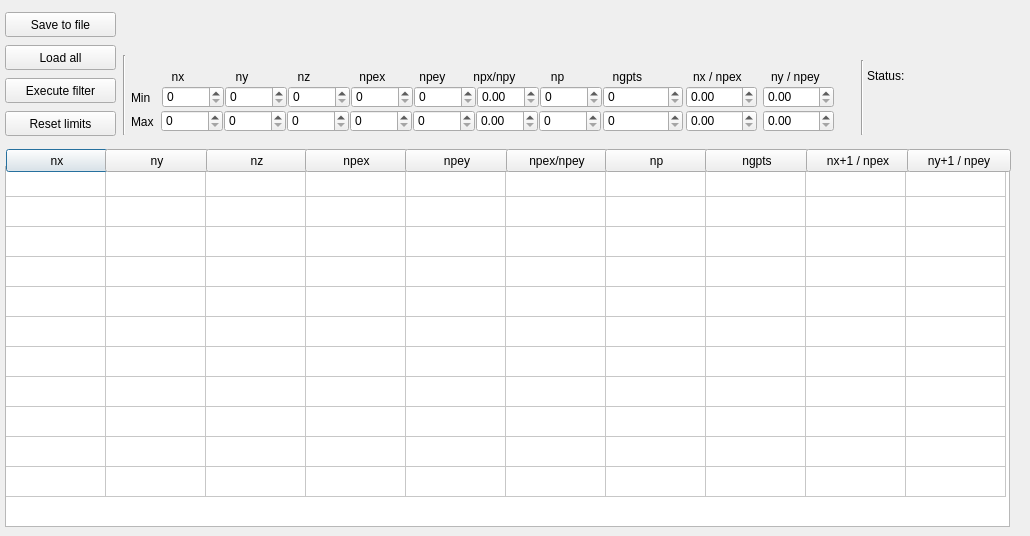
<?xml version="1.0" encoding="UTF-8"?>
<ui version="4.0">
 <class>Dialog</class>
 <widget class="QDialog" name="Dialog">
  <property name="geometry">
   <rect>
    <x>0</x>
    <y>0</y>
    <width>1030</width>
    <height>536</height>
   </rect>
  </property>
  <property name="windowTitle">
   <string>Dialog</string>
  </property>
  <widget class="QTableWidget" name="tableWidget">
   <property name="geometry">
    <rect>
     <x>5</x>
     <y>166</y>
     <width>1005</width>
     <height>361</height>
    </rect>
   </property>
   <property name="sizePolicy">
    <sizepolicy hsizetype="Fixed" vsizetype="Expanding">
     <horstretch>0</horstretch>
     <verstretch>0</verstretch>
    </sizepolicy>
   </property>
   <property name="acceptDrops">
    <bool>false</bool>
   </property>
   <property name="horizontalScrollBarPolicy">
    <enum>Qt::ScrollBarAlwaysOff</enum>
   </property>
   <property name="autoScroll">
    <bool>true</bool>
   </property>
   <property name="editTriggers">
    <set>QAbstractItemView::NoEditTriggers</set>
   </property>
   <property name="dragEnabled">
    <bool>false</bool>
   </property>
   <property name="dragDropOverwriteMode">
    <bool>false</bool>
   </property>
   <property name="selectionMode">
    <enum>QAbstractItemView::MultiSelection</enum>
   </property>
   <property name="selectionBehavior">
    <enum>QAbstractItemView::SelectRows</enum>
   </property>
   <property name="sortingEnabled">
    <bool>false</bool>
   </property>
   <property name="rowCount">
    <number>11</number>
   </property>
   <property name="columnCount">
    <number>10</number>
   </property>
   <attribute name="horizontalHeaderVisible">
    <bool>false</bool>
   </attribute>
   <attribute name="horizontalHeaderShowSortIndicator" stdset="0">
    <bool>true</bool>
   </attribute>
   <attribute name="verticalHeaderVisible">
    <bool>false</bool>
   </attribute>
   <row>
    <property name="text">
     <string>1</string>
    </property>
   </row>
   <row>
    <property name="text">
     <string>11</string>
    </property>
   </row>
   <row>
    <property name="text">
     <string>10</string>
    </property>
   </row>
   <row>
    <property name="text">
     <string>9</string>
    </property>
   </row>
   <row>
    <property name="text">
     <string>8</string>
    </property>
   </row>
   <row>
    <property name="text">
     <string>3</string>
    </property>
   </row>
   <row>
    <property name="text">
     <string>4</string>
    </property>
   </row>
   <row>
    <property name="text">
     <string>5</string>
    </property>
   </row>
   <row>
    <property name="text">
     <string>6</string>
    </property>
   </row>
   <row>
    <property name="text">
     <string>7</string>
    </property>
   </row>
   <row/>
   <column>
    <property name="text">
     <string/>
    </property>
   </column>
   <column>
    <property name="text">
     <string/>
    </property>
   </column>
   <column>
    <property name="text">
     <string/>
    </property>
   </column>
   <column>
    <property name="text">
     <string/>
    </property>
   </column>
   <column>
    <property name="text">
     <string/>
    </property>
   </column>
   <column>
    <property name="text">
     <string/>
    </property>
   </column>
   <column>
    <property name="text">
     <string/>
    </property>
   </column>
   <column>
    <property name="text">
     <string/>
    </property>
   </column>
   <column/>
   <column/>
  </widget>
  <widget class="Line" name="line">
   <property name="geometry">
    <rect>
     <x>847</x>
     <y>60</y>
     <width>30</width>
     <height>75</height>
    </rect>
   </property>
   <property name="orientation">
    <enum>Qt::Vertical</enum>
   </property>
  </widget>
  <widget class="QLabel" name="label_11">
   <property name="geometry">
    <rect>
     <x>867</x>
     <y>52</y>
     <width>131</width>
     <height>17</height>
    </rect>
   </property>
   <property name="text">
    <string/>
   </property>
  </widget>
  <widget class="QSpinBox" name="nx_max">
   <property name="geometry">
    <rect>
     <x>161</x>
     <y>110</y>
     <width>62</width>
     <height>22</height>
    </rect>
   </property>
   <property name="sizePolicy">
    <sizepolicy hsizetype="Fixed" vsizetype="Fixed">
     <horstretch>0</horstretch>
     <verstretch>0</verstretch>
    </sizepolicy>
   </property>
   <property name="minimumSize">
    <size>
     <width>62</width>
     <height>22</height>
    </size>
   </property>
   <property name="maximumSize">
    <size>
     <width>62</width>
     <height>22</height>
    </size>
   </property>
   <property name="correctionMode">
    <enum>QAbstractSpinBox::CorrectToNearestValue</enum>
   </property>
   <property name="maximum">
    <number>99999</number>
   </property>
  </widget>
  <widget class="QSpinBox" name="ny_max">
   <property name="geometry">
    <rect>
     <x>224</x>
     <y>110</y>
     <width>62</width>
     <height>22</height>
    </rect>
   </property>
   <property name="sizePolicy">
    <sizepolicy hsizetype="Fixed" vsizetype="Fixed">
     <horstretch>0</horstretch>
     <verstretch>0</verstretch>
    </sizepolicy>
   </property>
   <property name="minimumSize">
    <size>
     <width>62</width>
     <height>22</height>
    </size>
   </property>
   <property name="maximumSize">
    <size>
     <width>62</width>
     <height>22</height>
    </size>
   </property>
   <property name="correctionMode">
    <enum>QAbstractSpinBox::CorrectToNearestValue</enum>
   </property>
   <property name="maximum">
    <number>99999</number>
   </property>
  </widget>
  <widget class="QSpinBox" name="nz_max">
   <property name="geometry">
    <rect>
     <x>287</x>
     <y>110</y>
     <width>62</width>
     <height>22</height>
    </rect>
   </property>
   <property name="sizePolicy">
    <sizepolicy hsizetype="Fixed" vsizetype="Fixed">
     <horstretch>0</horstretch>
     <verstretch>0</verstretch>
    </sizepolicy>
   </property>
   <property name="minimumSize">
    <size>
     <width>62</width>
     <height>22</height>
    </size>
   </property>
   <property name="maximumSize">
    <size>
     <width>62</width>
     <height>22</height>
    </size>
   </property>
   <property name="correctionMode">
    <enum>QAbstractSpinBox::CorrectToNearestValue</enum>
   </property>
   <property name="maximum">
    <number>99999</number>
   </property>
  </widget>
  <widget class="QSpinBox" name="npex_max">
   <property name="geometry">
    <rect>
     <x>350</x>
     <y>110</y>
     <width>62</width>
     <height>22</height>
    </rect>
   </property>
   <property name="sizePolicy">
    <sizepolicy hsizetype="Fixed" vsizetype="Fixed">
     <horstretch>0</horstretch>
     <verstretch>0</verstretch>
    </sizepolicy>
   </property>
   <property name="minimumSize">
    <size>
     <width>62</width>
     <height>22</height>
    </size>
   </property>
   <property name="maximumSize">
    <size>
     <width>62</width>
     <height>22</height>
    </size>
   </property>
   <property name="correctionMode">
    <enum>QAbstractSpinBox::CorrectToNearestValue</enum>
   </property>
   <property name="maximum">
    <number>99999</number>
   </property>
  </widget>
  <widget class="QSpinBox" name="npey_max">
   <property name="geometry">
    <rect>
     <x>413</x>
     <y>110</y>
     <width>62</width>
     <height>22</height>
    </rect>
   </property>
   <property name="sizePolicy">
    <sizepolicy hsizetype="Fixed" vsizetype="Fixed">
     <horstretch>0</horstretch>
     <verstretch>0</verstretch>
    </sizepolicy>
   </property>
   <property name="minimumSize">
    <size>
     <width>62</width>
     <height>22</height>
    </size>
   </property>
   <property name="maximumSize">
    <size>
     <width>62</width>
     <height>22</height>
    </size>
   </property>
   <property name="correctionMode">
    <enum>QAbstractSpinBox::CorrectToNearestValue</enum>
   </property>
   <property name="maximum">
    <number>99999</number>
   </property>
  </widget>
  <widget class="QDoubleSpinBox" name="npxnpy_max">
   <property name="geometry">
    <rect>
     <x>476</x>
     <y>110</y>
     <width>62</width>
     <height>22</height>
    </rect>
   </property>
   <property name="sizePolicy">
    <sizepolicy hsizetype="Fixed" vsizetype="Fixed">
     <horstretch>0</horstretch>
     <verstretch>0</verstretch>
    </sizepolicy>
   </property>
   <property name="minimumSize">
    <size>
     <width>62</width>
     <height>22</height>
    </size>
   </property>
   <property name="maximumSize">
    <size>
     <width>62</width>
     <height>22</height>
    </size>
   </property>
   <property name="correctionMode">
    <enum>QAbstractSpinBox::CorrectToNearestValue</enum>
   </property>
  </widget>
  <widget class="QSpinBox" name="np_max">
   <property name="geometry">
    <rect>
     <x>539</x>
     <y>110</y>
     <width>62</width>
     <height>22</height>
    </rect>
   </property>
   <property name="sizePolicy">
    <sizepolicy hsizetype="Fixed" vsizetype="Fixed">
     <horstretch>0</horstretch>
     <verstretch>0</verstretch>
    </sizepolicy>
   </property>
   <property name="minimumSize">
    <size>
     <width>62</width>
     <height>22</height>
    </size>
   </property>
   <property name="maximumSize">
    <size>
     <width>62</width>
     <height>22</height>
    </size>
   </property>
   <property name="correctionMode">
    <enum>QAbstractSpinBox::CorrectToNearestValue</enum>
   </property>
   <property name="maximum">
    <number>99999</number>
   </property>
  </widget>
  <widget class="QLabel" name="max_label">
   <property name="geometry">
    <rect>
     <x>131</x>
     <y>107</y>
     <width>47</width>
     <height>29</height>
    </rect>
   </property>
   <property name="text">
    <string>Max</string>
   </property>
  </widget>
  <widget class="QLabel" name="min_label">
   <property name="geometry">
    <rect>
     <x>131</x>
     <y>83</y>
     <width>48</width>
     <height>29</height>
    </rect>
   </property>
   <property name="text">
    <string>Min</string>
   </property>
  </widget>
  <widget class="QSpinBox" name="nx_min">
   <property name="geometry">
    <rect>
     <x>162</x>
     <y>86</y>
     <width>62</width>
     <height>22</height>
    </rect>
   </property>
   <property name="sizePolicy">
    <sizepolicy hsizetype="Fixed" vsizetype="Fixed">
     <horstretch>0</horstretch>
     <verstretch>0</verstretch>
    </sizepolicy>
   </property>
   <property name="minimumSize">
    <size>
     <width>62</width>
     <height>22</height>
    </size>
   </property>
   <property name="maximumSize">
    <size>
     <width>62</width>
     <height>22</height>
    </size>
   </property>
   <property name="correctionMode">
    <enum>QAbstractSpinBox::CorrectToNearestValue</enum>
   </property>
   <property name="maximum">
    <number>99999</number>
   </property>
  </widget>
  <widget class="QSpinBox" name="ny_min">
   <property name="geometry">
    <rect>
     <x>225</x>
     <y>86</y>
     <width>62</width>
     <height>22</height>
    </rect>
   </property>
   <property name="sizePolicy">
    <sizepolicy hsizetype="Fixed" vsizetype="Fixed">
     <horstretch>0</horstretch>
     <verstretch>0</verstretch>
    </sizepolicy>
   </property>
   <property name="minimumSize">
    <size>
     <width>62</width>
     <height>22</height>
    </size>
   </property>
   <property name="maximumSize">
    <size>
     <width>62</width>
     <height>22</height>
    </size>
   </property>
   <property name="correctionMode">
    <enum>QAbstractSpinBox::CorrectToNearestValue</enum>
   </property>
   <property name="maximum">
    <number>99999</number>
   </property>
  </widget>
  <widget class="QSpinBox" name="nz_min">
   <property name="geometry">
    <rect>
     <x>288</x>
     <y>86</y>
     <width>62</width>
     <height>22</height>
    </rect>
   </property>
   <property name="sizePolicy">
    <sizepolicy hsizetype="Fixed" vsizetype="Fixed">
     <horstretch>0</horstretch>
     <verstretch>0</verstretch>
    </sizepolicy>
   </property>
   <property name="minimumSize">
    <size>
     <width>62</width>
     <height>22</height>
    </size>
   </property>
   <property name="maximumSize">
    <size>
     <width>62</width>
     <height>22</height>
    </size>
   </property>
   <property name="correctionMode">
    <enum>QAbstractSpinBox::CorrectToNearestValue</enum>
   </property>
   <property name="maximum">
    <number>99999</number>
   </property>
  </widget>
  <widget class="QSpinBox" name="npex_min">
   <property name="geometry">
    <rect>
     <x>351</x>
     <y>86</y>
     <width>62</width>
     <height>22</height>
    </rect>
   </property>
   <property name="sizePolicy">
    <sizepolicy hsizetype="Fixed" vsizetype="Fixed">
     <horstretch>0</horstretch>
     <verstretch>0</verstretch>
    </sizepolicy>
   </property>
   <property name="minimumSize">
    <size>
     <width>62</width>
     <height>22</height>
    </size>
   </property>
   <property name="maximumSize">
    <size>
     <width>62</width>
     <height>22</height>
    </size>
   </property>
   <property name="correctionMode">
    <enum>QAbstractSpinBox::CorrectToNearestValue</enum>
   </property>
   <property name="maximum">
    <number>99999</number>
   </property>
  </widget>
  <widget class="QSpinBox" name="npey_min">
   <property name="geometry">
    <rect>
     <x>414</x>
     <y>86</y>
     <width>62</width>
     <height>22</height>
    </rect>
   </property>
   <property name="sizePolicy">
    <sizepolicy hsizetype="Fixed" vsizetype="Fixed">
     <horstretch>0</horstretch>
     <verstretch>0</verstretch>
    </sizepolicy>
   </property>
   <property name="minimumSize">
    <size>
     <width>62</width>
     <height>22</height>
    </size>
   </property>
   <property name="maximumSize">
    <size>
     <width>62</width>
     <height>22</height>
    </size>
   </property>
   <property name="correctionMode">
    <enum>QAbstractSpinBox::CorrectToNearestValue</enum>
   </property>
   <property name="maximum">
    <number>99999</number>
   </property>
  </widget>
  <widget class="QDoubleSpinBox" name="npxnpy_min">
   <property name="geometry">
    <rect>
     <x>477</x>
     <y>86</y>
     <width>62</width>
     <height>22</height>
    </rect>
   </property>
   <property name="sizePolicy">
    <sizepolicy hsizetype="Fixed" vsizetype="Fixed">
     <horstretch>0</horstretch>
     <verstretch>0</verstretch>
    </sizepolicy>
   </property>
   <property name="minimumSize">
    <size>
     <width>62</width>
     <height>22</height>
    </size>
   </property>
   <property name="maximumSize">
    <size>
     <width>62</width>
     <height>22</height>
    </size>
   </property>
   <property name="correctionMode">
    <enum>QAbstractSpinBox::CorrectToNearestValue</enum>
   </property>
  </widget>
  <widget class="QSpinBox" name="np_min">
   <property name="geometry">
    <rect>
     <x>540</x>
     <y>86</y>
     <width>62</width>
     <height>22</height>
    </rect>
   </property>
   <property name="sizePolicy">
    <sizepolicy hsizetype="Fixed" vsizetype="Fixed">
     <horstretch>0</horstretch>
     <verstretch>0</verstretch>
    </sizepolicy>
   </property>
   <property name="minimumSize">
    <size>
     <width>62</width>
     <height>22</height>
    </size>
   </property>
   <property name="maximumSize">
    <size>
     <width>62</width>
     <height>22</height>
    </size>
   </property>
   <property name="correctionMode">
    <enum>QAbstractSpinBox::CorrectToNearestValue</enum>
   </property>
   <property name="maximum">
    <number>99999</number>
   </property>
  </widget>
  <widget class="QLabel" name="status_text">
   <property name="geometry">
    <rect>
     <x>867</x>
     <y>66</y>
     <width>61</width>
     <height>20</height>
    </rect>
   </property>
   <property name="text">
    <string>Status:</string>
   </property>
  </widget>
  <widget class="QLabel" name="calc_label">
   <property name="geometry">
    <rect>
     <x>867</x>
     <y>30</y>
     <width>131</width>
     <height>16</height>
    </rect>
   </property>
   <property name="text">
    <string/>
   </property>
  </widget>
  <widget class="Line" name="line_2">
   <property name="geometry">
    <rect>
     <x>120</x>
     <y>55</y>
     <width>8</width>
     <height>80</height>
    </rect>
   </property>
   <property name="orientation">
    <enum>Qt::Vertical</enum>
   </property>
  </widget>
  <widget class="QLabel" name="nx_label">
   <property name="geometry">
    <rect>
     <x>165</x>
     <y>67</y>
     <width>58</width>
     <height>19</height>
    </rect>
   </property>
   <property name="sizePolicy">
    <sizepolicy hsizetype="Fixed" vsizetype="Fixed">
     <horstretch>0</horstretch>
     <verstretch>0</verstretch>
    </sizepolicy>
   </property>
   <property name="minimumSize">
    <size>
     <width>57</width>
     <height>19</height>
    </size>
   </property>
   <property name="maximumSize">
    <size>
     <width>59</width>
     <height>19</height>
    </size>
   </property>
   <property name="text">
    <string>  nx</string>
   </property>
  </widget>
  <widget class="QLabel" name="ny_label">
   <property name="enabled">
    <bool>true</bool>
   </property>
   <property name="geometry">
    <rect>
     <x>229</x>
     <y>67</y>
     <width>57</width>
     <height>19</height>
    </rect>
   </property>
   <property name="sizePolicy">
    <sizepolicy hsizetype="Fixed" vsizetype="Fixed">
     <horstretch>0</horstretch>
     <verstretch>0</verstretch>
    </sizepolicy>
   </property>
   <property name="minimumSize">
    <size>
     <width>57</width>
     <height>19</height>
    </size>
   </property>
   <property name="maximumSize">
    <size>
     <width>57</width>
     <height>19</height>
    </size>
   </property>
   <property name="text">
    <string>  ny</string>
   </property>
  </widget>
  <widget class="QLabel" name="nz_label">
   <property name="geometry">
    <rect>
     <x>291</x>
     <y>67</y>
     <width>57</width>
     <height>19</height>
    </rect>
   </property>
   <property name="sizePolicy">
    <sizepolicy hsizetype="Fixed" vsizetype="Fixed">
     <horstretch>0</horstretch>
     <verstretch>0</verstretch>
    </sizepolicy>
   </property>
   <property name="minimumSize">
    <size>
     <width>57</width>
     <height>19</height>
    </size>
   </property>
   <property name="maximumSize">
    <size>
     <width>57</width>
     <height>19</height>
    </size>
   </property>
   <property name="text">
    <string>  nz</string>
   </property>
  </widget>
  <widget class="QLabel" name="npex_label">
   <property name="geometry">
    <rect>
     <x>356</x>
     <y>67</y>
     <width>57</width>
     <height>19</height>
    </rect>
   </property>
   <property name="sizePolicy">
    <sizepolicy hsizetype="Fixed" vsizetype="Fixed">
     <horstretch>0</horstretch>
     <verstretch>0</verstretch>
    </sizepolicy>
   </property>
   <property name="minimumSize">
    <size>
     <width>57</width>
     <height>19</height>
    </size>
   </property>
   <property name="maximumSize">
    <size>
     <width>57</width>
     <height>19</height>
    </size>
   </property>
   <property name="text">
    <string> npex</string>
   </property>
  </widget>
  <widget class="QLabel" name="npey_label">
   <property name="geometry">
    <rect>
     <x>416</x>
     <y>67</y>
     <width>57</width>
     <height>19</height>
    </rect>
   </property>
   <property name="sizePolicy">
    <sizepolicy hsizetype="Fixed" vsizetype="Fixed">
     <horstretch>0</horstretch>
     <verstretch>0</verstretch>
    </sizepolicy>
   </property>
   <property name="minimumSize">
    <size>
     <width>57</width>
     <height>19</height>
    </size>
   </property>
   <property name="maximumSize">
    <size>
     <width>57</width>
     <height>19</height>
    </size>
   </property>
   <property name="text">
    <string> npey</string>
   </property>
  </widget>
  <widget class="QLabel" name="npxnpy_label">
   <property name="geometry">
    <rect>
     <x>470</x>
     <y>67</y>
     <width>65</width>
     <height>19</height>
    </rect>
   </property>
   <property name="sizePolicy">
    <sizepolicy hsizetype="Fixed" vsizetype="Fixed">
     <horstretch>0</horstretch>
     <verstretch>0</verstretch>
    </sizepolicy>
   </property>
   <property name="minimumSize">
    <size>
     <width>65</width>
     <height>19</height>
    </size>
   </property>
   <property name="maximumSize">
    <size>
     <width>65</width>
     <height>19</height>
    </size>
   </property>
   <property name="text">
    <string> npx/npy</string>
   </property>
  </widget>
  <widget class="QLabel" name="np_label">
   <property name="geometry">
    <rect>
     <x>541</x>
     <y>67</y>
     <width>57</width>
     <height>19</height>
    </rect>
   </property>
   <property name="sizePolicy">
    <sizepolicy hsizetype="Fixed" vsizetype="Fixed">
     <horstretch>0</horstretch>
     <verstretch>0</verstretch>
    </sizepolicy>
   </property>
   <property name="minimumSize">
    <size>
     <width>57</width>
     <height>19</height>
    </size>
   </property>
   <property name="maximumSize">
    <size>
     <width>57</width>
     <height>19</height>
    </size>
   </property>
   <property name="text">
    <string>   np</string>
   </property>
  </widget>
  <widget class="QLabel" name="ngpts_label">
   <property name="geometry">
    <rect>
     <x>606</x>
     <y>67</y>
     <width>57</width>
     <height>19</height>
    </rect>
   </property>
   <property name="sizePolicy">
    <sizepolicy hsizetype="Fixed" vsizetype="Fixed">
     <horstretch>0</horstretch>
     <verstretch>0</verstretch>
    </sizepolicy>
   </property>
   <property name="minimumSize">
    <size>
     <width>57</width>
     <height>19</height>
    </size>
   </property>
   <property name="maximumSize">
    <size>
     <width>57</width>
     <height>19</height>
    </size>
   </property>
   <property name="text">
    <string>  ngpts</string>
   </property>
  </widget>
  <widget class="QPushButton" name="nx_table">
   <property name="geometry">
    <rect>
     <x>6</x>
     <y>149</y>
     <width>102</width>
     <height>23</height>
    </rect>
   </property>
   <property name="text">
    <string>nx</string>
   </property>
   <property name="checkable">
    <bool>true</bool>
   </property>
   <property name="autoRepeat">
    <bool>false</bool>
   </property>
   <property name="autoDefault">
    <bool>true</bool>
   </property>
   <property name="default">
    <bool>false</bool>
   </property>
   <property name="flat">
    <bool>false</bool>
   </property>
  </widget>
  <widget class="QPushButton" name="ny_table">
   <property name="geometry">
    <rect>
     <x>105</x>
     <y>149</y>
     <width>104</width>
     <height>23</height>
    </rect>
   </property>
   <property name="text">
    <string>ny</string>
   </property>
   <property name="checkable">
    <bool>true</bool>
   </property>
  </widget>
  <widget class="QPushButton" name="nz_table">
   <property name="geometry">
    <rect>
     <x>206</x>
     <y>149</y>
     <width>102</width>
     <height>23</height>
    </rect>
   </property>
   <property name="text">
    <string>nz</string>
   </property>
   <property name="checkable">
    <bool>true</bool>
   </property>
  </widget>
  <widget class="QPushButton" name="npex_table">
   <property name="geometry">
    <rect>
     <x>305</x>
     <y>149</y>
     <width>103</width>
     <height>23</height>
    </rect>
   </property>
   <property name="text">
    <string>npex</string>
   </property>
   <property name="checkable">
    <bool>true</bool>
   </property>
   <property name="autoRepeat">
    <bool>false</bool>
   </property>
  </widget>
  <widget class="QPushButton" name="npey_table">
   <property name="geometry">
    <rect>
     <x>405</x>
     <y>149</y>
     <width>104</width>
     <height>23</height>
    </rect>
   </property>
   <property name="text">
    <string>npey</string>
   </property>
   <property name="checkable">
    <bool>true</bool>
   </property>
  </widget>
  <widget class="QPushButton" name="npexnpey_table">
   <property name="geometry">
    <rect>
     <x>506</x>
     <y>149</y>
     <width>102</width>
     <height>23</height>
    </rect>
   </property>
   <property name="text">
    <string>npex/npey</string>
   </property>
   <property name="checkable">
    <bool>true</bool>
   </property>
  </widget>
  <widget class="QPushButton" name="np_table">
   <property name="geometry">
    <rect>
     <x>605</x>
     <y>149</y>
     <width>103</width>
     <height>23</height>
    </rect>
   </property>
   <property name="text">
    <string>np</string>
   </property>
   <property name="checkable">
    <bool>true</bool>
   </property>
  </widget>
  <widget class="QPushButton" name="ngpts_table">
   <property name="geometry">
    <rect>
     <x>705</x>
     <y>149</y>
     <width>104</width>
     <height>23</height>
    </rect>
   </property>
   <property name="text">
    <string>ngpts</string>
   </property>
   <property name="checkable">
    <bool>true</bool>
   </property>
  </widget>
  <widget class="QWidget" name="layoutWidget">
   <property name="geometry">
    <rect>
     <x>5</x>
     <y>10</y>
     <width>111</width>
     <height>131</height>
    </rect>
   </property>
   <layout class="QVBoxLayout" name="verticalLayout">
    <item>
     <widget class="QPushButton" name="save_button">
      <property name="enabled">
       <bool>true</bool>
      </property>
      <property name="minimumSize">
       <size>
        <width>0</width>
        <height>25</height>
       </size>
      </property>
      <property name="toolTip">
       <string>&lt;html&gt;&lt;head/&gt;&lt;body&gt;&lt;p&gt;Save SELECTED results&lt;/p&gt;&lt;/body&gt;&lt;/html&gt;</string>
      </property>
      <property name="text">
       <string>Save to file</string>
      </property>
     </widget>
    </item>
    <item>
     <widget class="QPushButton" name="load_all_button">
      <property name="minimumSize">
       <size>
        <width>0</width>
        <height>25</height>
       </size>
      </property>
      <property name="toolTip">
       <string>&lt;html&gt;&lt;head/&gt;&lt;body&gt;&lt;p&gt;Load all data that was previously calculated.&lt;/p&gt;&lt;p&gt;CAUTION: Can take some time to load&lt;/p&gt;&lt;/body&gt;&lt;/html&gt;</string>
      </property>
      <property name="text">
       <string>Load all</string>
      </property>
     </widget>
    </item>
    <item>
     <widget class="QPushButton" name="exec_button">
      <property name="minimumSize">
       <size>
        <width>0</width>
        <height>25</height>
       </size>
      </property>
      <property name="toolTip">
       <string>&lt;html&gt;&lt;head/&gt;&lt;body&gt;&lt;p&gt;Loads results that fit within set minima/maxima&lt;/p&gt;&lt;p&gt;&lt;br/&gt;&lt;/p&gt;&lt;/body&gt;&lt;/html&gt;</string>
      </property>
      <property name="text">
       <string>Execute filter</string>
      </property>
     </widget>
    </item>
    <item>
     <widget class="QPushButton" name="reset_button">
      <property name="minimumSize">
       <size>
        <width>0</width>
        <height>25</height>
       </size>
      </property>
      <property name="toolTip">
       <string>&lt;html&gt;&lt;head/&gt;&lt;body&gt;&lt;p&gt;Reset Min/Max to original values&lt;/p&gt;&lt;p&gt;&lt;br/&gt;&lt;/p&gt;&lt;/body&gt;&lt;/html&gt;</string>
      </property>
      <property name="text">
       <string>Reset limits</string>
      </property>
     </widget>
    </item>
   </layout>
  </widget>
  <widget class="QPushButton" name="nxpex_table">
   <property name="geometry">
    <rect>
     <x>806</x>
     <y>149</y>
     <width>104</width>
     <height>23</height>
    </rect>
   </property>
   <property name="text">
    <string>nx+1 / npex</string>
   </property>
   <property name="checkable">
    <bool>true</bool>
   </property>
  </widget>
  <widget class="QPushButton" name="nypey_table">
   <property name="geometry">
    <rect>
     <x>907</x>
     <y>149</y>
     <width>104</width>
     <height>23</height>
    </rect>
   </property>
   <property name="text">
    <string>ny+1 / npey</string>
   </property>
   <property name="checkable">
    <bool>true</bool>
   </property>
  </widget>
  <widget class="QLabel" name="nxnpex_label">
   <property name="geometry">
    <rect>
     <x>693</x>
     <y>67</y>
     <width>65</width>
     <height>19</height>
    </rect>
   </property>
   <property name="sizePolicy">
    <sizepolicy hsizetype="Fixed" vsizetype="Fixed">
     <horstretch>0</horstretch>
     <verstretch>0</verstretch>
    </sizepolicy>
   </property>
   <property name="minimumSize">
    <size>
     <width>65</width>
     <height>19</height>
    </size>
   </property>
   <property name="maximumSize">
    <size>
     <width>65</width>
     <height>19</height>
    </size>
   </property>
   <property name="text">
    <string>nx / npex</string>
   </property>
  </widget>
  <widget class="QLabel" name="nynpey_label">
   <property name="geometry">
    <rect>
     <x>771</x>
     <y>67</y>
     <width>65</width>
     <height>19</height>
    </rect>
   </property>
   <property name="sizePolicy">
    <sizepolicy hsizetype="Fixed" vsizetype="Fixed">
     <horstretch>0</horstretch>
     <verstretch>0</verstretch>
    </sizepolicy>
   </property>
   <property name="minimumSize">
    <size>
     <width>65</width>
     <height>19</height>
    </size>
   </property>
   <property name="maximumSize">
    <size>
     <width>65</width>
     <height>19</height>
    </size>
   </property>
   <property name="text">
    <string>ny / npey</string>
   </property>
  </widget>
  <widget class="QDoubleSpinBox" name="nxpex_min">
   <property name="geometry">
    <rect>
     <x>686</x>
     <y>86</y>
     <width>71</width>
     <height>22</height>
    </rect>
   </property>
   <property name="maximum">
    <double>1000000.000000000000000</double>
   </property>
  </widget>
  <widget class="QDoubleSpinBox" name="nxpex_max">
   <property name="geometry">
    <rect>
     <x>686</x>
     <y>110</y>
     <width>71</width>
     <height>22</height>
    </rect>
   </property>
   <property name="maximum">
    <double>1000000.000000000000000</double>
   </property>
  </widget>
  <widget class="QDoubleSpinBox" name="nypey_min">
   <property name="geometry">
    <rect>
     <x>763</x>
     <y>86</y>
     <width>71</width>
     <height>22</height>
    </rect>
   </property>
   <property name="maximum">
    <double>1000000.000000000000000</double>
   </property>
  </widget>
  <widget class="QDoubleSpinBox" name="nypey_max">
   <property name="geometry">
    <rect>
     <x>763</x>
     <y>110</y>
     <width>71</width>
     <height>22</height>
    </rect>
   </property>
   <property name="maximum">
    <double>1000000.000000000000000</double>
   </property>
  </widget>
  <widget class="QLabel" name="status_label">
   <property name="geometry">
    <rect>
     <x>870</x>
     <y>90</y>
     <width>151</width>
     <height>41</height>
    </rect>
   </property>
   <property name="text">
    <string/>
   </property>
  </widget>
  <widget class="QDoubleSpinBox" name="ngpts_max">
   <property name="geometry">
    <rect>
     <x>603</x>
     <y>110</y>
     <width>80</width>
     <height>22</height>
    </rect>
   </property>
   <property name="sizePolicy">
    <sizepolicy hsizetype="Fixed" vsizetype="Fixed">
     <horstretch>0</horstretch>
     <verstretch>0</verstretch>
    </sizepolicy>
   </property>
   <property name="minimumSize">
    <size>
     <width>80</width>
     <height>22</height>
    </size>
   </property>
   <property name="maximumSize">
    <size>
     <width>80</width>
     <height>22</height>
    </size>
   </property>
   <property name="correctionMode">
    <enum>QAbstractSpinBox::CorrectToNearestValue</enum>
   </property>
   <property name="decimals">
    <number>0</number>
   </property>
   <property name="maximum">
    <double>9999999999999999464902769475481793196872414789632.000000000000000</double>
   </property>
  </widget>
  <widget class="QDoubleSpinBox" name="ngpts_min">
   <property name="geometry">
    <rect>
     <x>603</x>
     <y>86</y>
     <width>80</width>
     <height>22</height>
    </rect>
   </property>
   <property name="sizePolicy">
    <sizepolicy hsizetype="Fixed" vsizetype="Fixed">
     <horstretch>0</horstretch>
     <verstretch>0</verstretch>
    </sizepolicy>
   </property>
   <property name="minimumSize">
    <size>
     <width>80</width>
     <height>22</height>
    </size>
   </property>
   <property name="maximumSize">
    <size>
     <width>80</width>
     <height>22</height>
    </size>
   </property>
   <property name="correctionMode">
    <enum>QAbstractSpinBox::CorrectToNearestValue</enum>
   </property>
   <property name="decimals">
    <number>0</number>
   </property>
   <property name="maximum">
    <double>10000000000000000725314363815292351261583744096465219555182101554790400.000000000000000</double>
   </property>
  </widget>
 </widget>
 <tabstops>
  <tabstop>nx_min</tabstop>
  <tabstop>nx_max</tabstop>
  <tabstop>ny_min</tabstop>
  <tabstop>ny_max</tabstop>
  <tabstop>nz_min</tabstop>
  <tabstop>nz_max</tabstop>
  <tabstop>npex_min</tabstop>
  <tabstop>npex_max</tabstop>
  <tabstop>npey_min</tabstop>
  <tabstop>npey_max</tabstop>
  <tabstop>npxnpy_min</tabstop>
  <tabstop>npxnpy_max</tabstop>
  <tabstop>np_min</tabstop>
  <tabstop>np_max</tabstop>
  <tabstop>reset_button</tabstop>
  <tabstop>tableWidget</tabstop>
 </tabstops>
 <resources/>
 <connections/>
</ui>
